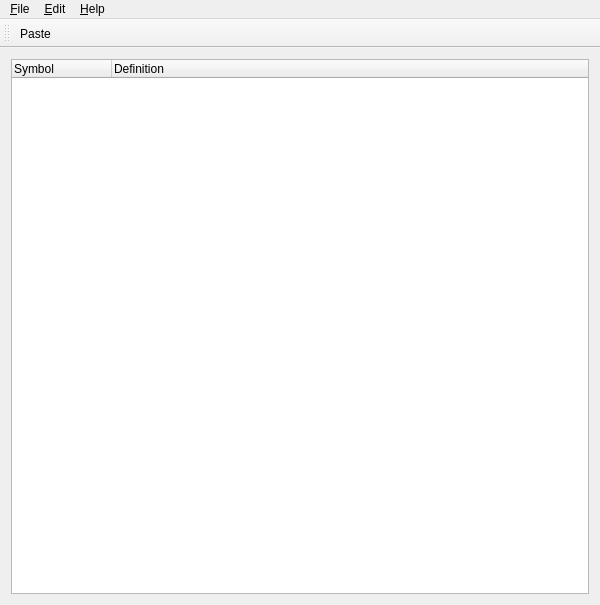
<?xml version="1.0" encoding="UTF-8"?>
<ui version="4.0">
 <class>ReferenceBA</class>
 <widget class="QMainWindow" name="ReferenceBA">
  <property name="geometry">
   <rect>
    <x>0</x>
    <y>0</y>
    <width>600</width>
    <height>605</height>
   </rect>
  </property>
  <property name="windowTitle">
   <string>Kang - Regex Reference Guide</string>
  </property>
  <widget class="QWidget" name="widget">
   <layout class="QGridLayout">
    <item row="0" column="0">
     <widget class="QTreeWidget" name="referenceTreeWidget">
      <property name="sizePolicy">
       <sizepolicy hsizetype="Preferred" vsizetype="Preferred">
        <horstretch>0</horstretch>
        <verstretch>0</verstretch>
       </sizepolicy>
      </property>
      <property name="frameShape">
       <enum>QFrame::StyledPanel</enum>
      </property>
      <property name="frameShadow">
       <enum>QFrame::Sunken</enum>
      </property>
      <column>
       <property name="text">
        <string>Symbol</string>
       </property>
      </column>
      <column>
       <property name="text">
        <string>Definition</string>
       </property>
      </column>
     </widget>
    </item>
   </layout>
  </widget>
  <widget class="QToolBar" name="toolBar">
   <property name="label" stdset="0">
    <string>Tools</string>
   </property>
   <attribute name="toolBarArea">
    <enum>TopToolBarArea</enum>
   </attribute>
   <attribute name="toolBarBreak">
    <bool>false</bool>
   </attribute>
   <addaction name="editPasteAction"/>
  </widget>
  <widget class="QMenuBar" name="MenuBar">
   <property name="geometry">
    <rect>
     <x>0</x>
     <y>0</y>
     <width>600</width>
     <height>26</height>
    </rect>
   </property>
   <widget class="QMenu" name="fileMenu">
    <property name="title">
     <string>&amp;File</string>
    </property>
    <addaction name="separator"/>
    <addaction name="fileExitAction"/>
   </widget>
   <widget class="QMenu" name="editMenu">
    <property name="title">
     <string>&amp;Edit</string>
    </property>
    <addaction name="editPasteAction"/>
    <addaction name="separator"/>
   </widget>
   <widget class="QMenu" name="helpMenu">
    <property name="title">
     <string>&amp;Help</string>
    </property>
    <addaction name="helpAction"/>
    <addaction name="helpPythonAction"/>
   </widget>
   <addaction name="fileMenu"/>
   <addaction name="editMenu"/>
   <addaction name="helpMenu"/>
  </widget>
  <action name="fileExitAction">
   <property name="text">
    <string>E&amp;xit</string>
   </property>
   <property name="iconText">
    <string>Exit</string>
   </property>
   <property name="shortcut">
    <string/>
   </property>
   <property name="name" stdset="0">
    <cstring>fileExitAction</cstring>
   </property>
  </action>
  <action name="editPasteAction">
   <property name="text">
    <string>&amp;Paste</string>
   </property>
   <property name="iconText">
    <string>Paste</string>
   </property>
   <property name="toolTip">
    <string>Paste selection into Kang</string>
   </property>
   <property name="shortcut">
    <string>Ctrl+V</string>
   </property>
   <property name="name" stdset="0">
    <cstring>editPasteAction</cstring>
   </property>
  </action>
  <action name="helpAction">
   <property name="text">
    <string>&amp;Help</string>
   </property>
   <property name="iconText">
    <string>Help</string>
   </property>
   <property name="name" stdset="0">
    <cstring>helpAction</cstring>
   </property>
  </action>
  <action name="helpPythonAction">
   <property name="text">
    <string>&amp;Python Regex Help</string>
   </property>
   <property name="iconText">
    <string>Python Regex Help</string>
   </property>
   <property name="name" stdset="0">
    <cstring>helpPythonAction</cstring>
   </property>
  </action>
 </widget>
 <layoutdefault spacing="6" margin="11"/>
 <resources/>
 <connections>
  <connection>
   <sender>fileExitAction</sender>
   <signal>activated()</signal>
   <receiver>ReferenceBA</receiver>
   <slot>close()</slot>
   <hints>
    <hint type="sourcelabel">
     <x>-1</x>
     <y>-1</y>
    </hint>
    <hint type="destinationlabel">
     <x>20</x>
     <y>20</y>
    </hint>
   </hints>
  </connection>
  <connection>
   <sender>editPasteAction</sender>
   <signal>activated()</signal>
   <receiver>ReferenceBA</receiver>
   <slot>editPaste()</slot>
   <hints>
    <hint type="sourcelabel">
     <x>-1</x>
     <y>-1</y>
    </hint>
    <hint type="destinationlabel">
     <x>20</x>
     <y>20</y>
    </hint>
   </hints>
  </connection>
  <connection>
   <sender>helpAction</sender>
   <signal>activated()</signal>
   <receiver>ReferenceBA</receiver>
   <slot>help_slot()</slot>
   <hints>
    <hint type="sourcelabel">
     <x>-1</x>
     <y>-1</y>
    </hint>
    <hint type="destinationlabel">
     <x>20</x>
     <y>20</y>
    </hint>
   </hints>
  </connection>
  <connection>
   <sender>helpPythonAction</sender>
   <signal>activated()</signal>
   <receiver>ReferenceBA</receiver>
   <slot>help_python_slot()</slot>
   <hints>
    <hint type="sourcelabel">
     <x>-1</x>
     <y>-1</y>
    </hint>
    <hint type="destinationlabel">
     <x>20</x>
     <y>20</y>
    </hint>
   </hints>
  </connection>
  <connection>
   <sender>referenceTreeWidget</sender>
   <signal>doubleClicked(QModelIndex)</signal>
   <receiver>ReferenceBA</receiver>
   <slot>editPaste()</slot>
   <hints>
    <hint type="sourcelabel">
     <x>299</x>
     <y>335</y>
    </hint>
    <hint type="destinationlabel">
     <x>299</x>
     <y>302</y>
    </hint>
   </hints>
  </connection>
 </connections>
 <slots>
  <slot>editPaste()</slot>
 </slots>
</ui>
